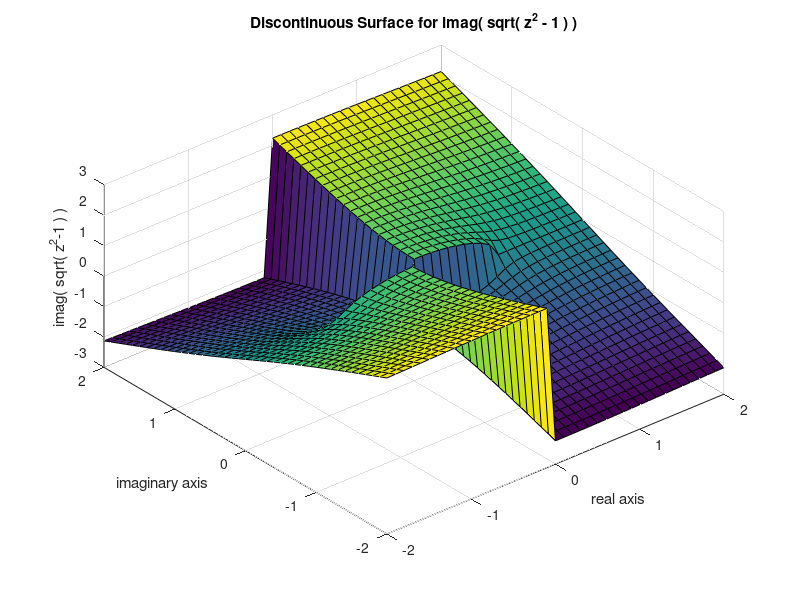

The MATLAB source for this figure:
function sqrtsurf      
%
% sqrtsurf
% ~~~~~~~~
%
% This function illustrates the discontinuity 
% in the function w=sqrt(z*z-1).

xx=linspace(-2,2,41); [x,y]=meshgrid(xx,xx);
z=x+i*y; w=sqrt(z.*z-1); close
surf(x,y,imag(w)); view(-40,50);
xlabel('real axis'); ylabel('imaginary axis');
zlabel('imag( sqrt( z^2-1 ) )');
title(['Discontinuous Surface for imag( sqrt', ...
       '( z^2 - 1 ) )']);
grid on; figure(gcf);
%print -deps sqrtsurf
